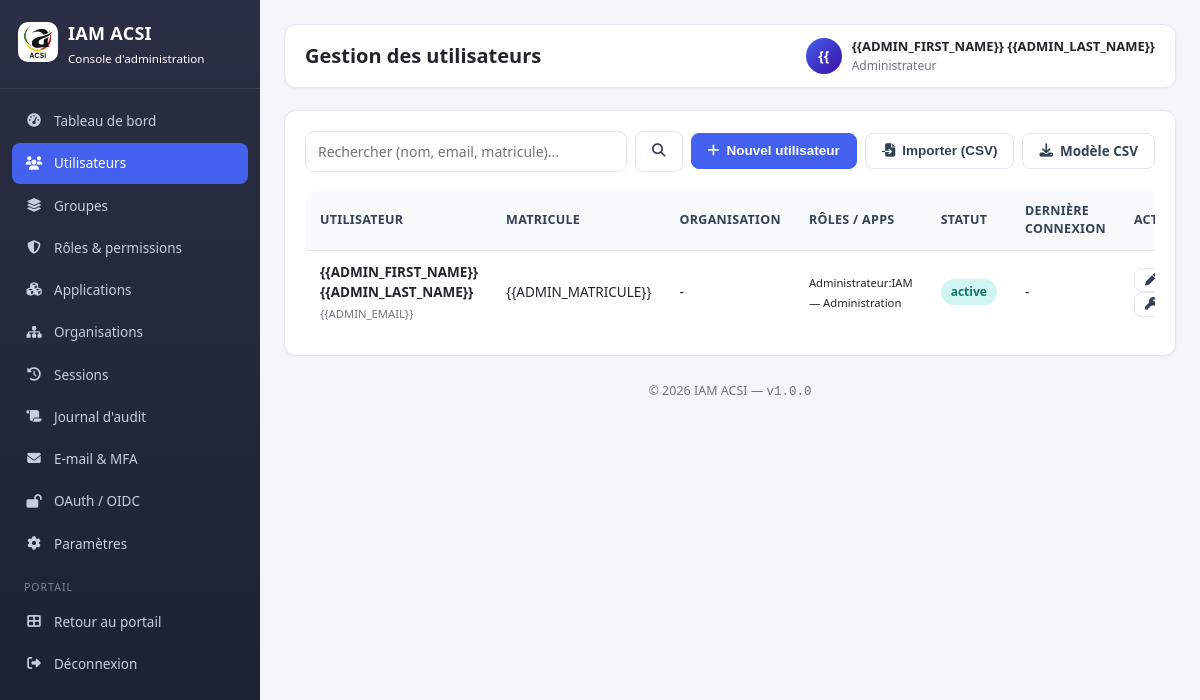
The page /admin/users.php (signed in) on the database its author committed.
### tables this page shows
CREATE TABLE IF NOT EXISTS users (
  id                  INT AUTO_INCREMENT PRIMARY KEY,
  username            VARCHAR(100) NOT NULL,
  email               VARCHAR(190) NOT NULL,
  phone               VARCHAR(30)  NULL,
  password_hash       VARCHAR(255) NOT NULL,
  first_name          VARCHAR(100) NOT NULL,
  last_name           VARCHAR(100) NOT NULL,
  photo               VARCHAR(255) NULL,
  matricule           VARCHAR(50)  NULL,
  organization_id     INT          NULL,
  department          VARCHAR(100) NULL,
  service             VARCHAR(100) NULL,
  fonction            VARCHAR(100) NULL,
  status              ENUM('active','inactive','locked','pending') NOT NULL DEFAULT 'active',
  mfa_enabled         TINYINT(1) NOT NULL DEFAULT 0,
  must_change_password TINYINT(1) NOT NULL DEFAULT 1,
  failed_attempts     INT NOT NULL DEFAULT 0,
  locked_until        DATETIME NULL,
  last_login_at       DATETIME NULL,
  last_login_ip       VARCHAR(45) NULL,
  created_by          INT NULL,
  created_at          DATETIME NOT NULL DEFAULT CURRENT_TIMESTAMP,
  updated_at          DATETIME NOT NULL DEFAULT CURRENT_TIMESTAMP ON UPDATE CURRENT_TIMESTAMP,
  UNIQUE KEY uq_email (email),
  UNIQUE KEY uq_username (username),
  INDEX idx_users_org (organization_id),
  CONSTRAINT fk_users_org FOREIGN KEY (organization_id) REFERENCES organizations(id) ON DELETE SET NULL
);

### includes/functions.php (called while the page is built, shortened)
<?php
function iam_find_user_by_id(int $id): ?array
{
    $db = db();
    $stmt = $db->prepare('SELECT * FROM users WHERE id = ? LIMIT 1');
    $stmt->execute([$id]);
    return $stmt->fetch() ?: null;
}

### admin/_guard.php (called while the page is built, shortened)
<?php
require_once __DIR__ . '/../includes/functions.php';
$GLOBALS['iam_admin'] = iam_find_user_by_id((int) $_SESSION['iam_user']['id']);

### admin/users.php (the view, shortened to what this page needs)
<?php
require_once __DIR__ . '/_guard.php';
$db   = db();
$action = $_GET['action'] ?? 'list';
$page    = max(1, (int) ($_GET['page'] ?? 1));
$perPage = 15;
$search  = trim($_GET['q'] ?? '');
$offset  = ($page - 1) * $perPage;
$where  = '';
$params = [];
$stmt = $db->prepare("SELECT u.*, o.name AS org_name,
        GROUP_CONCAT(DISTINCT CONCAT(r.name, ':', a.name) SEPARATOR ' | ') AS role_apps
        FROM users u
        LEFT JOIN organizations o ON o.id = u.organization_id
        LEFT JOIN user_roles ur ON ur.user_id = u.id
        LEFT JOIN roles r ON r.id = ur.role_id
        LEFT JOIN applications a ON a.id = ur.application_id
        $where
        GROUP BY u.id
        ORDER BY u.last_name LIMIT $perPage OFFSET $offset");
$stmt->execute($params);
$users = $stmt->fetchAll();
$allRoles = $db->query('SELECT id, name, code FROM roles ORDER BY name')->fetchAll();
$allApps  = $db->query('SELECT id, name, code FROM applications WHERE active = 1 ORDER BY name')->fetchAll();
$orgs     = $db->query('SELECT id, name FROM organizations ORDER BY name')->fetchAll();
$allGroups = iam_group_all();
$editUser = null;
$editRoles = [];
$editGroups = [];
$pageTitle = 'Gestion des utilisateurs';
$active = 'users';
include __DIR__ . '/_header.php';
?>
<?php if ($action === 'edit' && $editUser): ?>
    <div class="card">
        <div class="card-body">
            <div class="d-flex justify-between align-center mb-3">
                <div class="card-title">Modifier — <?php echo htmlspecialchars($editUser['email']); ?></div>
                <a href="<?php echo IAM_BASE_URL; ?>/admin/users.php" class="btn btn-outline btn-sm">&larr; Retour</a>
            </div>
            <form method="POST">
                <input type="hidden" name="csrf" value="<?php echo htmlspecialchars($_SESSION['csrf_token']); ?>">
                <input type="hidden" name="action" value="update">
                <input type="hidden" name="id" value="<?php echo (int) $editUser['id']; ?>">
                <div class="form-row">
                    <div class="form-group"><label>Prénom</label><input type="text" name="first_name" class="form-control" value="<?php echo htmlspecialchars($editUser['first_name']); ?>" required></div>
                    <div class="form-group"><label>Nom</label><input type="text" name="last_name" class="form-control" value="<?php echo htmlspecialchars($editUser['last_name']); ?>" required></div>
                </div>
                <div class="form-row">
                    <div class="form-group"><label>E-mail</label><input type="email" name="email" class="form-control" value="<?php echo htmlspecialchars($editUser['email']); ?>" required></div>
                    <div class="form-group"><label>Téléphone</label><input type="text" name="phone" class="form-control" value="<?php echo htmlspecialchars($editUser['phone'] ?? ''); ?>"></div>
                </div>
                <div class="form-row">
                    <div class="form-group"><label>Matricule</label><input type="text" name="matricule" class="form-control" value="<?php echo htmlspecialchars($editUser['matricule'] ?? ''); ?>"></div>
                    <div class="form-group">
                        <label>Organisation</label>
                        <select name="organization_id" class="form-control">
                            <option value="">—</option>
                            <?php foreach ($orgs as $o): ?>
                                <option value="<?php echo $o['id']; ?>" <?php echo (int) $editUser['organization_id'] === (int) $o['id'] ? 'selected' : ''; ?>><?php echo htmlspecialchars($o['name']); ?></option>
                            <?php endforeach; ?>
                        </select>
                    </div>
                </div>
                <div class="form-row">
                    <div class="form-group"><label>Direction</label><input type="text" name="department" class="form-control" value="<?php echo htmlspecialchars($editUser['department'] ?? ''); ?>"></div>
                    <div class="form-group"><label>Service</label><input type="text" name="service" class="form-control" value="<?php echo htmlspecialchars($editUser['service'] ?? ''); ?>"></div>
                </div>
                <div class="form-row">
                    <div class="form-group"><label>Fonction</label><input type="text" name="fonction" class="form-control" value="<?php echo htmlspecialchars($editUser['fonction'] ?? ''); ?>"></div>
                </div>
                <div class="form-group">
                    <label>Groupes</label>
                    <div class="d-flex flex-wrap gap-2">
                        <?php if (empty($allGroups)): ?>
                            <small class="text-muted">Aucun groupe. <a href="<?php echo IAM_BASE_URL; ?>/admin/groups.php">Créer des groupes…</a></small>
                        <?php else: foreach ($allGroups as $g): ?>
                            <label style="display:inline-flex; gap:6px; align-items:center; margin-right:14px;">
                                <input type="checkbox" name="groups[]" value="<?php echo (int) $g['id']; ?>" <?php echo in_array((int) $g['id'], $editGroups, true) ? 'checked' : ''; ?>>
                                <?php echo htmlspecialchars($g['name']); ?>
                            </label>
                        <?php endforeach; endif; ?>
                    </div>
                </div>
                <div class="form-group">
                    <label>Statut</label>
                    <select name="status" class="form-control">
                        <?php foreach (['active', 'inactive', 'locked'] as $s): ?>
                            <option value="<?php echo $s; ?>" <?php echo $editUser['status'] === $s ? 'selected' : ''; ?>><?php echo ucfirst($s); ?></option>
                        <?php endforeach; ?>
                    </select>
                </div>
                <div class="card-title mt-3">Rôles par application</div>
                <table class="table">
                    <tr><th>Application</th><th>Rôle</th></tr>
                    <?php foreach ($allApps as $a): ?>
                        <tr>
                            <td><?php echo htmlspecialchars($a['name']); ?></td>
                            <td>
                                <select name="roles[<?php echo $a['id']; ?>]" class="form-control">
                                    <option value="">— Aucun —</option>
                                    <?php foreach ($allRoles as $r): ?>
                                        <?php
                                            $selected = false;
                                            foreach ($editRoles as $er) {
                                                if ($er['app_id'] === (int) $a['id'] && $er['role_id'] === (int) $r['id']) { $selected = true; break; }
                                            }
                                        ?>
                                        <option value="<?php echo $r['id']; ?>" <?php echo $selected ? 'selected' : ''; ?>><?php echo htmlspecialchars($r['name']); ?></option>
                                    <?php endforeach; ?>
                                </select>
                            </td>
                        </tr>
                    <?php endforeach; ?>
                </table>
                <button type="submit" class="btn btn-primary"><i class="fas fa-save"></i> Enregistrer</button>
            </form>
        </div>
    </div>
<?php else: ?>
    <div class="card">
        <div class="card-body">
            <div class="d-flex justify-between align-center mb-3 flex-wrap gap-2">
                <form method="GET" style="display:flex; gap:8px; flex:1; max-width:420px;">
                    <input type="text" name="q" class="form-control" placeholder="Rechercher (nom, email, matricule)..." value="<?php echo htmlspecialchars($search); ?>">
                    <button class="btn btn-outline"><i class="fas fa-magnifying-glass"></i></button>
                </form>
                <button class="btn btn-primary" onclick="document.getElementById('createModal').style.display='block'"><i class="fas fa-plus"></i> Nouvel utilisateur</button>
                <button class="btn btn-outline" onclick="document.getElementById('importModal').style.display='block'"><i class="fas fa-file-import"></i> Importer (CSV)</button>
                <a class="btn btn-outline" href="<?php echo IAM_BASE_URL; ?>/admin/users.php?action=template"><i class="fas fa-download"></i> Modèle CSV</a>
            </div>
            <div class="table-wrap">
                <table class="table">
                    <tr>
                        <th>Utilisateur</th><th>Matricule</th><th>Organisation</th><th>Rôles / Apps</th><th>Statut</th><th>Dernière connexion</th><th>Actions</th>
                    </tr>
                    <?php if (empty($users)): ?>
                        <tr><td colspan="7" class="text-center text-muted">Aucun utilisateur trouvé.</td></tr>
                    <?php else: foreach ($users as $u): ?>
                        <tr>
                            <td>
                                <strong><?php echo htmlspecialchars($u['first_name'] . ' ' . $u['last_name']); ?></strong><br>
                                <small class="text-muted"><?php echo htmlspecialchars($u['email']); ?></small>
                            </td>
                            <td><?php echo htmlspecialchars($u['matricule'] ?? '-'); ?></td>
                            <td><?php echo htmlspecialchars($u['org_name'] ?? '-'); ?></td>
                            <td><small><?php echo htmlspecialchars($u['role_apps'] ?? 'Aucun'); ?></small></td>
                            <td>
                                <?php
                                    $badge = ['active' => 'success', 'inactive' => 'muted', 'locked' => 'danger', 'pending' => 'warning'][$u['status']] ?? 'muted';
                                ?>
                                <span class="badge badge-<?php echo $badge; ?>"><?php echo htmlspecialchars($u['status']); ?></span>
                            </td>
                            <td><?php echo htmlspecialchars($u['last_login_at'] ?? '-'); ?></td>
                            <td>
                                <a href="<?php echo IAM_BASE_URL; ?>/admin/users.php?action=edit&id=<?php echo $u['id']; ?>" class="btn btn-outline btn-sm"><i class="fas fa-pen"></i></a>
                                <button class="btn btn-outline btn-sm" onclick="document.getElementById('pwdModal').style.display='block'; document.getElementById('pwdUserId').value=<?php echo (int) $u['id']; ?>;"><i class="fas fa-key"></i></button>
                            </td>
                        </tr>
                    <?php endforeach; endif; ?>
                </table>
            </div>
        </div>
    </div>
<?php endif; ?>
<?php include __DIR__ . '/_footer.php'; ?>

### admin/_header.php (shortened to what this page needs)
<?php
$active = $active ?? '';
$iamAdmin = $GLOBALS['iam_admin'] ?? [];
$menu = [
    'dashboard'   => ['Tableau de bord', 'fa-gauge-high', 'index.php'],
    'users'       => ['Utilisateurs', 'fa-users', 'users.php'],
    'groups'      => ['Groupes', 'fa-layer-group', 'groups.php'],
    'roles'       => ['Rôles &amp; permissions', 'fa-shield-halved', 'roles.php'],
    'apps'        => ['Applications', 'fa-cubes', 'apps.php'],
    'organizations' => ['Organisations', 'fa-sitemap', 'organizations.php'],
    'sessions'    => ['Sessions', 'fa-clock-rotate-left', 'sessions.php'],
    'audit'       => ['Journal d\'audit', 'fa-scroll', 'audit.php'],
    'email'       => ['E-mail &amp; MFA', 'fa-envelope', 'email.php'],
    'oauth'       => ['OAuth / OIDC', 'fa-lock-open', 'oauth.php'],
    'settings'    => ['Paramètres', 'fa-gear', 'settings.php'],
];
?>
<!DOCTYPE html>
<html lang="fr">
<head>
<link rel="stylesheet" href="<?php echo IAM_BASE_URL; ?>/assets/css/iam.css">
</head>
<body>
<div class="layout">
    <div class="sidebar" id="adminSidebar">
        <div class="sidebar-header">
            <div><img src="<?php echo htmlspecialchars(IAM_BASE_URL); ?>/images/acsi.jpg" class="brand-img" alt="ACSI"></div>
            <div>
                <div class="brand"><?php echo htmlspecialchars(IAM_NAME); ?></div>
                <small>Console d'administration</small>
            </div>
        </div>
        <nav class="sidebar-nav">
            <?php foreach ($menu as $key => $m): ?>
                <a href="<?php echo IAM_BASE_URL; ?>/admin/<?php echo $m[2]; ?>" class="<?php echo $active === $key ? 'active' : ''; ?>">
                    <i class="fas <?php echo $m[1]; ?>"></i> <?php echo $m[0]; ?>
                </a>
            <?php endforeach; ?>
            <div class="nav-label">Portail</div>
            <a href="<?php echo IAM_BASE_URL; ?>/portal.php"><i class="fas fa-th-large"></i> Retour au portail</a>
            <a href="<?php echo IAM_BASE_URL; ?>/logout.php"><i class="fas fa-right-from-bracket"></i> Déconnexion</a>
        </nav>
    </div>
    <div class="main">
        <div class="topbar">
            <h1><?php echo htmlspecialchars($pageTitle); ?></h1>
            <div class="user-badge">
                <div class="avatar"><?php echo htmlspecialchars(strtoupper(substr(($iamAdmin['first_name'] ?? 'A'), 0, 1) . substr(($iamAdmin['last_name'] ?? ''), 0, 1))); ?></div>
                <div>
                    <div style="font-weight:600; font-size:13px;"><?php echo htmlspecialchars(trim(($iamAdmin['first_name'] ?? '') . ' ' . ($iamAdmin['last_name'] ?? ''))); ?></div>
                    <div class="text-muted" style="font-size:12px;">Administrateur</div>
                </div>
            </div>
        </div>

### rows shown on the page
users: first_name+last_name "{{", first_name+last_name "{{ADMIN_FIRST_NAME}} {{ADMIN_LAST_NAME}}", email "{{ADMIN_EMAIL}}", matricule "{{ADMIN_MATRICULE}}", org_name "-", role_apps "Administrateur:IAM — Administration", status "active", last_login_at "-", $u['id'] 1 (drawn)

### other values the page prints
IAM_NAME "IAM ACSI"
$m[0] "Tableau de bord"
$m[0] "Utilisateurs"
$m[0] "Groupes"
$m[0] "Rôles & permissions"
$m[0] "Applications"
$m[0] "Organisations"
$m[0] "Sessions"
$m[0] "Journal d'audit"
$m[0] "E-mail & MFA"
$m[0] "OAuth / OIDC"
$m[0] "Paramètres"
$pageTitle "Gestion des utilisateurs"
IAM_VERSION "1.0.0"
